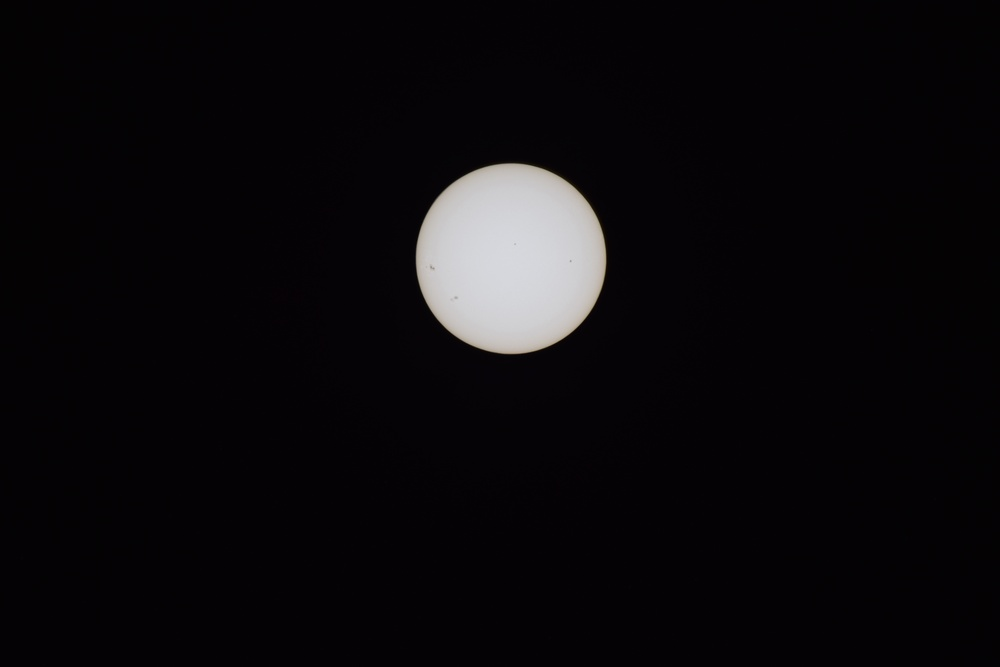
#> input picture contrib/experiments/ExExLookback/DirectSun/test/data/input/cross_section/DSC_0139.JPG, 1000 x 667 px, shrunk from 6000 x 4000 before the run
$ python xx_camera_to_camera_match.py --input1 ../../../contrib/experiments/ExExLookback/DirectSun/test/data/input/cross_section/DSC_0139.JPG --input2 ../../../contrib/experiments/ExExLookback/DirectSun/test/data/input/cross_section/DSC_0139.JPG
#> lines starting #> are read from the running program, lines starting #| are printed output that depends on the picture
import cv2 as cv
import numpy as np
import argparse

# Paths to the binary images
image_data_2832 = r"//snl/Collaborative/NSTTF_Optics/Projects/_Directories/NSTTF_Optics_LookbackExEx/Experiments/2025-06-14_NsttfHeliostatMoon/3_Post/DSC_2832/4_coverage_map/traditional_compiled_binary_map_50.png"
image_data_0036 = r"//snl/Collaborative/NSTTF_Optics/Projects/_Directories/NSTTF_Optics_LookbackExEx/Experiments/2025-06-14_NsttfHeliostatMoon/3_Post/DSC_0036/4_coverage_map/traditional_compiled_binary_map_50.png"

# Argument parser for input images
parser = argparse.ArgumentParser(description='Code for Feature Matching with ORB.')
parser.add_argument('--input1', help='Path to input image 1.', default=image_data_2832)
parser.add_argument('--input2', help='Path to input image 2.', default=image_data_0036)
args = parser.parse_args()

# Load the images
img_object = cv.imread(cv.samples.findFile(args.input1), cv.IMREAD_GRAYSCALE)
#> img_object: shape (667, 1000); min 0, max 218, mean 11.7
img_scene = cv.imread(cv.samples.findFile(args.input2), cv.IMREAD_GRAYSCALE)
if img_object is None or img_scene is None:
    print('Could not open or find the images!')
    exit(0)

# -- Step 1: Detect the keypoints using ORB Detector and compute the descriptors
orb = cv.ORB_create()
keypoints_obj, descriptors_obj = orb.detectAndCompute(img_object, None)
#> keypoints_obj = 19 keypoints; strongest (x, y, size): (431, 267, 31), (433, 268, 31), (431, 266, 37.2), (456, 297, 31)
keypoints_scene, descriptors_scene = orb.detectAndCompute(img_scene, None)
#> keypoints_scene has the same summary as keypoints_obj

# -- Step 2: Matching descriptor vectors with a BFMatcher
# ORB uses binary descriptors, so NORM_HAMMING is used
bf = cv.BFMatcher(cv.NORM_HAMMING, crossCheck=True)
matches = bf.match(descriptors_obj, descriptors_scene)
#> matches = 19 matches

# -- Sort matches by distance
matches = sorted(matches, key=lambda x: x.distance)

# -- Draw matches
img_matches = np.empty(
    (max(img_object.shape[0], img_scene.shape[0]), img_object.shape[1] + img_scene.shape[1], 3), dtype=np.uint8
)
cv.drawMatches(
    img_object,
    keypoints_obj,
    img_scene,
    keypoints_scene,
    matches[:50],  # Draw the top 50 matches
    img_matches,
    flags=cv.DrawMatchesFlags_NOT_DRAW_SINGLE_POINTS,
)
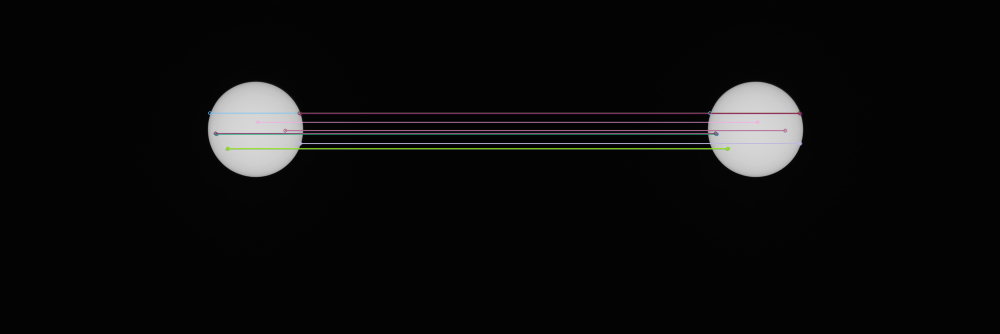
#> img_matches: shape (667, 2000, 3) (shown at 1/2 size); mean of channels 0, 1, 2 12.7, 12.7, 12.9; drawn as B, G, R

# -- Localize the object
obj = np.empty((len(matches), 2), dtype=np.float32)
#> obj = 19 rows, first 8: [-13656410, 3.07e-41], [0, 0], [1.4e-45, 4.58e-41], [-1.94e-21, 3.07e-41], [0, 0], [0, 0], [0, 0], [0, 0]
scene = np.empty((len(matches), 2), dtype=np.float32)
#> scene = 19 rows, first 8: [-6476269.5, 3.07e-41], [0, 0], [0, 1.4e-45], [2.8e-45, 4.2e-45], [5.61e-45, 7.01e-45], [8.41e-45, 9.81e-45], [1.12e-44, 1.26e-44], [1.4e-44, 1.54e-44]
for i in range(len(matches)):
    # -- Get the keypoints from the matches
    obj[i, 0] = keypoints_obj[matches[i].queryIdx].pt[0]
    obj[i, 1] = keypoints_obj[matches[i].queryIdx].pt[1]
    scene[i, 0] = keypoints_scene[matches[i].trainIdx].pt[0]
    scene[i, 1] = keypoints_scene[matches[i].trainIdx].pt[1]
#> this loop made 19 passes
#> after the loop, obj = 19 rows, first 8: [515, 244], [570, 261], [431, 267], [433, 268], [456, 297], [570, 260.4], [430.8, 266.4], [454.8, 297.6]; scene has the same summary as obj

# -- Estimate homography matrix
H, _ = cv.findHomography(obj, scene, cv.RANSAC)
#> H = [[1, -5.9e-15, -1.97e-13], [1.11e-15, 1, 9.85e-14], [4.24e-18, -1.21e-17, 1]]

# -- Get the corners from the image_1 (the object to be "detected")
obj_corners = np.empty((4, 1, 2), dtype=np.float32)
obj_corners[0, 0, 0] = 0
obj_corners[0, 0, 1] = 0
obj_corners[1, 0, 0] = img_object.shape[1]
obj_corners[1, 0, 1] = 0
obj_corners[2, 0, 0] = img_object.shape[1]
obj_corners[2, 0, 1] = img_object.shape[0]
obj_corners[3, 0, 0] = 0
obj_corners[3, 0, 1] = img_object.shape[0]

scene_corners = cv.perspectiveTransform(obj_corners, H)
#> scene_corners = [[-1.97e-13, 9.85e-14], [1000, 1.21e-12], [1000, 667], [-4.13e-12, 667]]

# -- Draw lines between the corners (the mapped object in the scene - image_2)
cv.line(
    img_matches,
    (int(scene_corners[0, 0, 0] + img_object.shape[1]), int(scene_corners[0, 0, 1])),
    (int(scene_corners[1, 0, 0] + img_object.shape[1]), int(scene_corners[1, 0, 1])),
    (0, 255, 0),
    4,
)
cv.line(
    img_matches,
    (int(scene_corners[1, 0, 0] + img_object.shape[1]), int(scene_corners[1, 0, 1])),
    (int(scene_corners[2, 0, 0] + img_object.shape[1]), int(scene_corners[2, 0, 1])),
    (0, 255, 0),
    4,
)
cv.line(
    img_matches,
    (int(scene_corners[2, 0, 0] + img_object.shape[1]), int(scene_corners[2, 0, 1])),
    (int(scene_corners[3, 0, 0] + img_object.shape[1]), int(scene_corners[3, 0, 1])),
    (0, 255, 0),
    4,
)
cv.line(
    img_matches,
    (int(scene_corners[3, 0, 0] + img_object.shape[1]), int(scene_corners[3, 0, 1])),
    (int(scene_corners[0, 0, 0] + img_object.shape[1]), int(scene_corners[0, 0, 1])),
    (0, 255, 0),
    4,
)
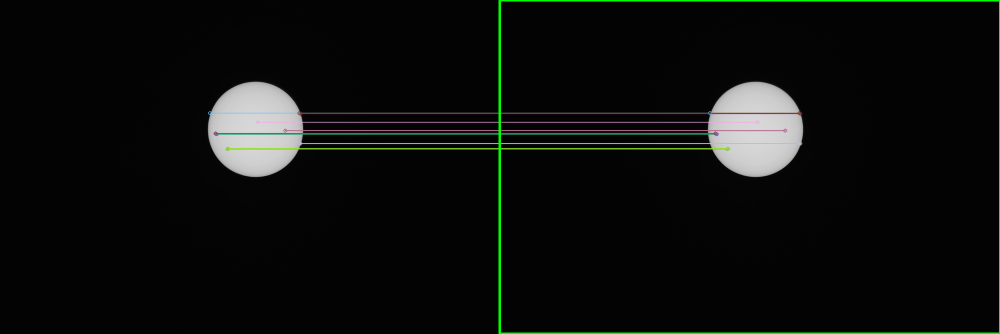
#> img_matches: shape (667, 2000, 3) (shown at 1/2 size); mean of channels 0, 1, 2 12.7, 14.5, 12.8; drawn as B, G, R

# -- Show detected matches
cv.imshow('Good Matches & Object detection', img_matches)

cv.waitKey()
